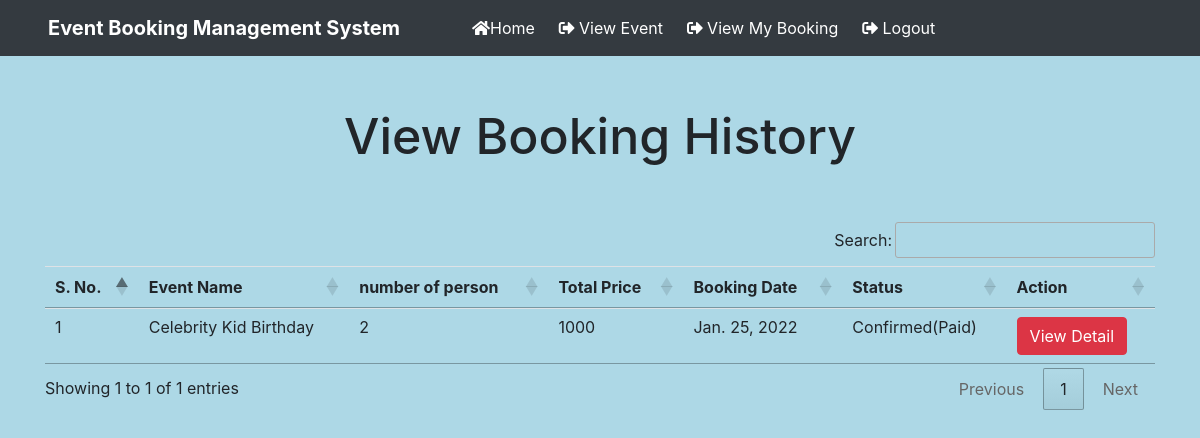
/view_mybooking (signed in), run on the app's committed database.
### EBS2021/models.py (models this page shows, shortened)
class Booking(models.Model):
    userinfo =models.ForeignKey(UserSignup,on_delete=models.CASCADE)
    eventinfo = models.ForeignKey(Event, on_delete=models.CASCADE)
    person=models.CharField(max_length=100,null=True)
    total=models.CharField(max_length=100,null=True)
    status = models.CharField(max_length=20,null=True)
    bookingdate = models.DateField(null=True)
    cardno = models.CharField(max_length=20,null=True)
    cvv = models.CharField(max_length=10,null=True)
    expirydate = models.CharField(max_length=50,null=True)

class Event(models.Model):
    eventname=models.CharField(max_length=100,null=True)
    image = models.FileField(null=True)
    category=models.CharField(max_length=100,null=True)
    description = models.CharField(max_length=300,null=True)
    startdate=models.DateField(null=True)
    enddate=models.DateField(null=True)
    venue=models.CharField(max_length=300,null=True)
    entryprice=models.CharField(max_length=100,null=True)
    creationdate = models.DateTimeField(default=datetime.now, blank=True)

### EBS2021/views.py (the view)
# urls.py: path('view_mybooking', view_mybooking ,name="view_mybooking"),
def view_mybooking(request):
    if not request.user.is_authenticated:
        return redirect('userLogin')
    user = request.user
    userinfo = UserSignup.objects.get(user=user)
    b = Booking.objects.filter(userinfo = userinfo)
    d = {'b':b}
    return render(request ,"view_mybooking.html",d)

### EBS2021/templates/view_mybooking.html (shortened to what this page needs)
{% load static %}
{% block body %}
{% include 'navigation.html' %}
<link rel = stylesheet href="https://cdn.datatables.net/1.10.20/css/jquery.dataTables.min.css">
<link rel = stylesheet href="https://cdn.datatables.net/buttons/1.6.1/css/buttons.dataTables.min.css">
<div class="container" style="margin-top: 50px;">
<h2 class="text-center" style="font-size: 50px;">View Booking History</h2>
<br><br>
<table class="table table-hover table-responsive-lg"id="example">
    <thead>
        <tr>
            <th>S. No.</th>
            <th>Event Name</th>
            <th>number of person</th>
            <th>Total Price</th>
            <th>Booking Date</th>
            <th>Status</th>
            <th>Action</th>
        </tr>
    </thead>
    <tbody>
        {% for i in b %}
        <tr>
            <td>{{i.id}}</td>
            <td>{{i.eventinfo.eventname}}</td>
            <td>{{i.person}}</td>
            <td>{{i.total}}</td>
            <td>{{i.bookingdate}}</td>
            <td>{{i.status}}</td>
            <td>
                <a href="{% url 'bookingdetail_user' i.id %}" class="btn btn-danger">View Detail</a>
            </td>
        </tr>
        {% endfor %}
    </tbody>
</table>
</div>
{% endblock %}

### data on the page
Booking: id "1", eventinfo.eventname "Celebrity Kid Birthday", person "2", total "1000", bookingdate "Jan. 25, 2022", status "Confirmed(Paid)"
